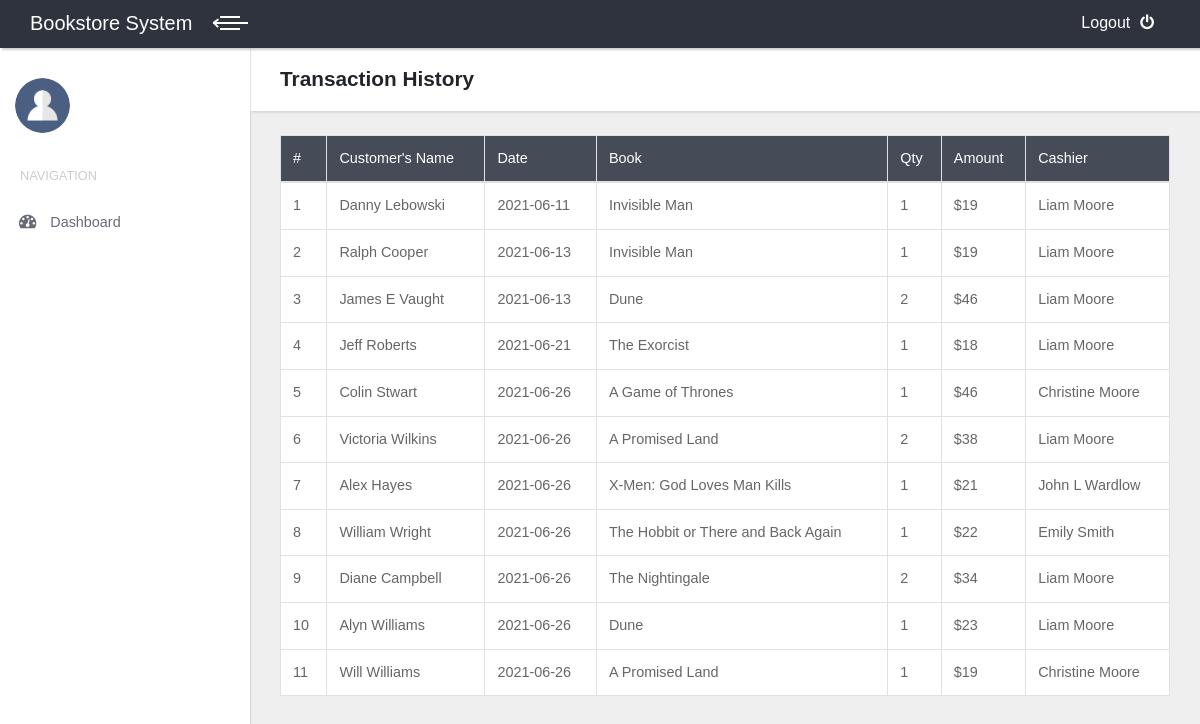
Screenshot of /index.php/riwayat with the database file from the repository.
### tables this page shows
CREATE TABLE `transaksi` (
  `kode_transaksi` int(11) NOT NULL,
  `kode_user` int(11) NOT NULL,
  `nama_pembeli` varchar(100) NOT NULL,
  `total` int(11) NOT NULL,
  `tgl` date NOT NULL,
  `bookname` varchar(255) NOT NULL,
  `book_qty` int(11) NOT NULL
);

CREATE TABLE `user` (
  `kode_user` int(11) NOT NULL,
  `nama_user` varchar(100) NOT NULL,
  `username` varchar(100) NOT NULL,
  `password` varchar(100) NOT NULL,
  `level` varchar(100) NOT NULL
);

### application/controllers/Riwayat.php (called while the page is built, shortened)
<?php
class Riwayat extends CI_Controller {
	public function __construct()
	{
		$this->load->model('M_Riwayat');
	}
	public function index()
	{
		$data['tampil_riwayat']=$this->M_Riwayat->tampil_riwayat();
		$data['konten']="v_riwayat";
		$this->load->view('template', $data, FALSE);
	}
}

### index.php (called while the page is built, shortened)
<?php
require_once BASEPATH.'core/CodeIgniter.php';

### application/models/M_Riwayat.php (called while the page is built, shortened)
<?php
class M_Riwayat extends CI_Model {
	public function tampil_riwayat()
	{
		return $this->db->join('user','user.kode_user = transaksi.kode_user')
						->get('transaksi')
						->result();
	}
}

### application/views/v_riwayat.php (the view)
<header class="page-header">
  <div class="container-fluid">
    <h2 class="no-margin-bottom">Transaction History</h2>
  </div>
</header>
<div class="container-fluid">
	<br>
	<div class="row">
		<div class="col-md-12">
			<table class="table table-hover table-bordered" id="example" ui-options=ui-options="{
		        &quot;paging&quot;: {
		          &quot;enabled&quot;: true
		        },
		        &quot;filtering&quot;: {
		          &quot;enabled&quot;: true
		        },
		        &quot;sorting&quot;: {
		          &quot;enabled&quot;: true
		        }}">
				<thead style="background-color: #464b58; color:white;">
					<tr>
						<td>#</td>
						<td>Customer's Name</td>
						<td>Date</td>
						<td>Book</td>
						<td>Qty</td>
						<td>Amount</td>
						<td>Cashier</td>
					</tr></thead>
					<tbody style="background-color: white;">
					<?php $no=0; foreach ($tampil_riwayat as $riwayat) : $no++;?>
					<tr>
						<td><?=$no?></td>
						<td><?=$riwayat->nama_pembeli?></td>
						<td><?=$riwayat->tgl?></td>
						<td><?=$riwayat->bookname?></td>
						<td><?=$riwayat->book_qty?></td>
						<td>$<?=number_format($riwayat->total)?></td>
						<td><?=$riwayat->nama_user?></td>
					</tr>
				<?php endforeach ?>
				</tbody>
			</table>
		</div>
	</div>
</div>

### assets/css/style.default.css (style rules this page uses)
body { overflow-x: hidden; }
.container-fluid { padding: 0 30px; }
header.page-header { padding: 20px 0; }
table { font-size: 0.9em; color: #666; }
.page-header { background: #fff; padding: 20px; -webkit-box-shadow: 2px 2px 2px rgba(0, 0, 0, 0.1); box-shadow: 2px 2px 2px rgba(0, 0, 0, 0.1); position: relative; z-index: 8; }
.no-margin-bottom { margin-bottom: 0 !important; }
body { font-family: "Poppins", sans-serif; font-size: 1rem; font-weight: 400; line-height: 1.5; color: #212529; background-color: #fff; }
h1, h2, h3, h4, h5, h6, .h1, .h2, .h3, .h4, .h5, .h6 { margin-bottom: 0.5rem; font-family: inherit; font-weight: 700; line-height: 1.1; color: inherit; }
h2, .h2 { font-size: 1.3rem; }

### rows the page displays
transaksi: nama_pembeli "Danny Lebowski", tgl "2021-06-11", bookname "Invisible Man", book_qty "1", total "19", kode_user.nama_user "Liam Moore"
transaksi: nama_pembeli "Ralph Cooper", tgl "2021-06-13", bookname "Invisible Man", book_qty "1", total "19", kode_user.nama_user "Liam Moore"
transaksi: nama_pembeli "James E Vaught", tgl "2021-06-13", bookname "Dune", book_qty "2", total "46", kode_user.nama_user "Liam Moore"
transaksi: nama_pembeli "Jeff Roberts", tgl "2021-06-21", bookname "The Exorcist", book_qty "1", total "18", kode_user.nama_user "Liam Moore"
transaksi: nama_pembeli "Colin Stwart", tgl "2021-06-26", bookname "A Game of Thrones", book_qty "1", total "46", kode_user.nama_user "Christine Moore"
transaksi: nama_pembeli "Victoria Wilkins", tgl "2021-06-26", bookname "A Promised Land", book_qty "2", total "38", kode_user.nama_user "Liam Moore"
transaksi: nama_pembeli "Alex Hayes", tgl "2021-06-26", bookname "X-Men: God Loves Man Kills", book_qty "1", total "21", kode_user.nama_user "John L Wardlow"
transaksi: nama_pembeli "William Wright", tgl "2021-06-26", bookname "The Hobbit or There and Back Again", book_qty "1", total "22", kode_user.nama_user "Emily Smith"
transaksi: nama_pembeli "Diane Campbell", tgl "2021-06-26", bookname "The Nightingale", book_qty "2", total "34", kode_user.nama_user "Liam Moore"
transaksi: nama_pembeli "Alyn Williams", tgl "2021-06-26", bookname "Dune", book_qty "1", total "23", kode_user.nama_user "Liam Moore"
transaksi: nama_pembeli "Will Williams", tgl "2021-06-26", bookname "A Promised Land", book_qty "1", total "19", kode_user.nama_user "Christine Moore"
